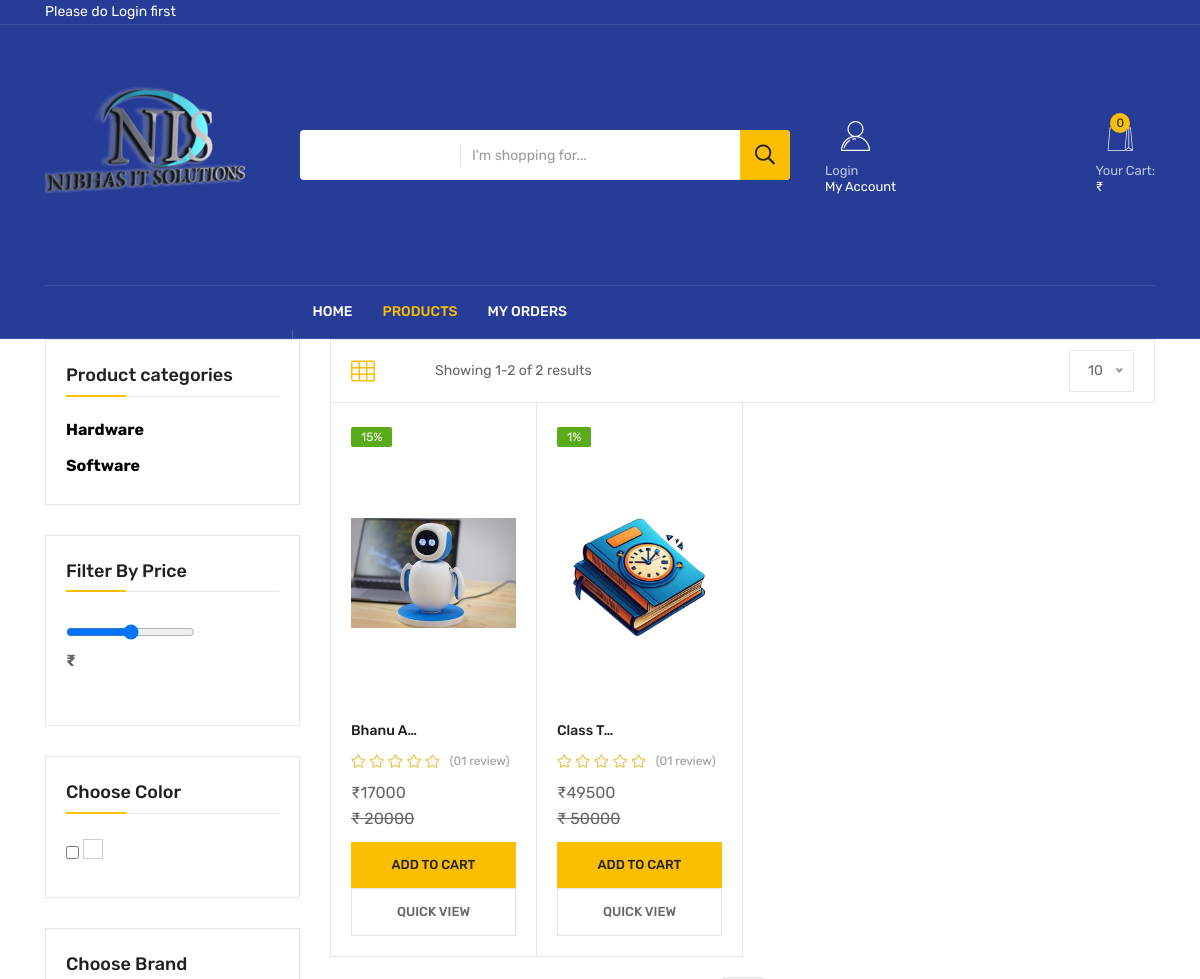
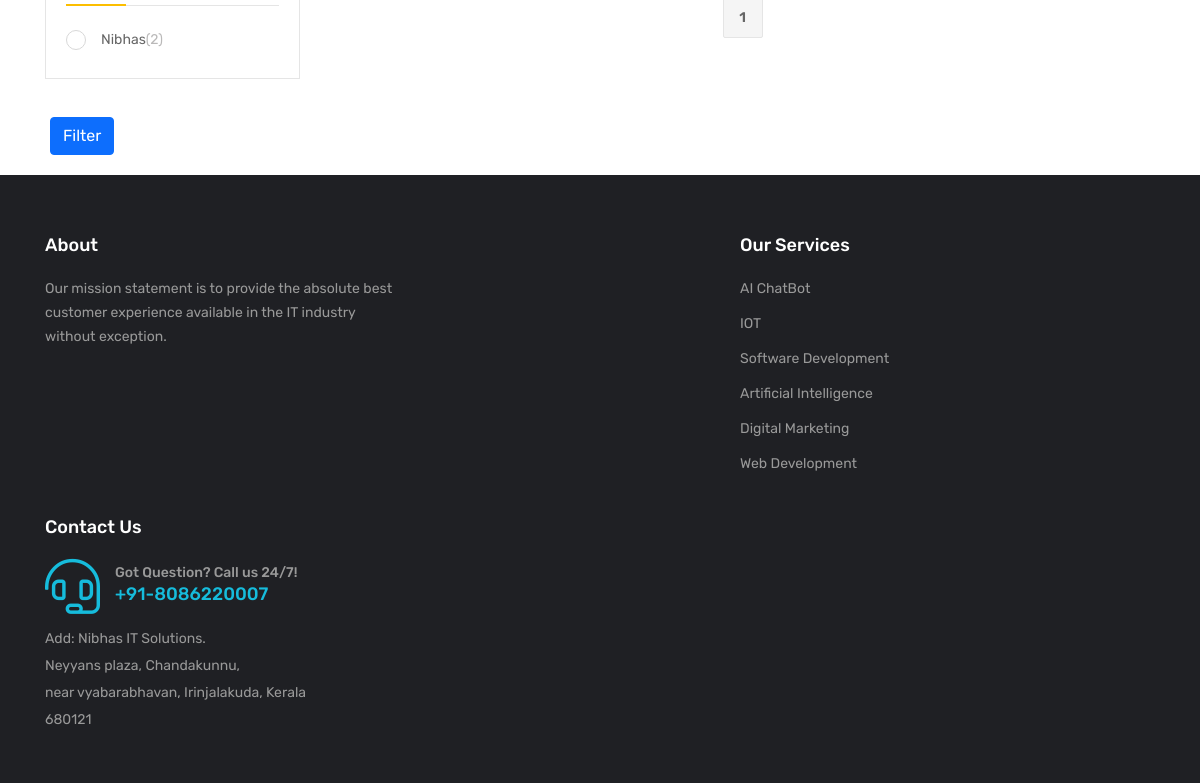
The app's page /search/ with its own data (2 pictures, top to bottom).
### app/models.py (models this page shows, shortened)
class Main_category(m.Model):
    name = m.CharField(max_length=100)

class Colour(m.Model):
    code= m.CharField(max_length=100)

class Brand(m.Model):
    name=m.CharField(max_length=100)

class Product(m.Model):
    total_quantity = m.IntegerField()
    availability = m.IntegerField()
    featured_image = m.ImageField(upload_to='product_images/')
    product_name = m.CharField(max_length=100)
    brand = m.ForeignKey('Brand', on_delete=m.CASCADE, null=True)
    price = m.IntegerField()
    discount = m.IntegerField()
    tax = m.IntegerField(null=True)
    packing_cost = m.IntegerField(null=True)
    product_information = RichTextUploadingField(null=True)
    model_name = m.CharField(max_length=100,null=True, blank=True)
    categories = m.ForeignKey('Sub_category', on_delete=m.CASCADE)
    colour = m.ForeignKey('Colour', on_delete=m.CASCADE, null=True,blank=True)
    tags = m.CharField(max_length=100)
    description = RichTextUploadingField(null=True)
    section = m.ForeignKey('Section', on_delete=m.DO_NOTHING)
    slug = m.SlugField(default='', max_length=500, null=True, blank=True)
    average_rating = m.DecimalField(max_digits=3, decimal_places=1, default=0.0)
    def get_absolute_url(self):
        from django.urls import reverse
        return reverse("product_detail", kwargs={'slug': self.slug})
    class Meta:
        db_table = "app_Product"

### Ecommerce/views.py (the view)
# urls.py: path("search/", views.search_view, name="search"),
def search_view(req):
    query = req.GET.get('query', '')
    main_category = Main_category.objects.all()
    category = Category.objects.all()
    sub_category = Sub_category.objects.all()
    min_price = Product.objects.all().aggregate(Min('price'))
    max_price = Product.objects.all().aggregate(Max('price'))
    ColourID = req.GET.getlist('colourID')
    FilterPrice = req.GET.get('FilterPrice')
    mainCategoryID = req.GET.get('mainCategoryID')
    categoryID = req.GET.get('categoryID')
    subCategoryID = req.GET.get('subCategoryID')
    BrandIDs = req.GET.getlist('brandID')
    products = Product.objects.filter(
        Q(product_name__icontains=query) |
        Q(tags__icontains=query)
    )
    if subCategoryID:
        products = products.filter(categories_id=subCategoryID)
    if FilterPrice:
        products = products.filter(price__lte=int(FilterPrice))
    if ColourID:
        products = products.filter(colour_id__in=ColourID)
    if categoryID and not subCategoryID:
        sub_categories = Sub_category.objects.filter(category_id=categoryID)
        products = products.filter(categories__in=sub_categories)
    if mainCategoryID and not subCategoryID:
        categories = Category.objects.filter(main_category_id=mainCategoryID)
        sub_categories = Sub_category.objects.filter(category__in=categories)
        products = products.filter(categories__in=sub_categories)
    if BrandIDs:
        products = products.filter(brand_id__in=BrandIDs)
    colour = Colour.objects.filter(product__in=products).distinct()
    brand = Brand.objects.filter(product__in=products).distinct()
    items_per_page = int(req.GET.get('items_per_page', 10))
    paginator = Paginator(products, items_per_page)
    page_number = req.GET.get('page')
    page_obj = paginator.get_page(page_number)
    context = {
        'current_page': 'product',
        'main_category': main_category,
        'category': category,
        'product': page_obj,
        'min_price': min_price,
        'max_price': max_price,
        'FilterPrice': FilterPrice,
        'colour': colour,
        'brand': brand,
        'BrandIDs': BrandIDs,
        'ColourID': ColourID,
        'subCategoryID': subCategoryID,
        'page_obj': page_obj,
        'no_products': not products.exists(),
        'query': query,
        'items_per_page': items_per_page,
    }
    return render(req, 'search/search_results.html', context)

### app/models.py (called while the page is built)
    def __str__(self):
        return (
            self.category.main_category.name
            + "--"
            + self.category.name
            + "--"
            + self.name
        )

### app/templatetags/product_tags.py (called while the page is built)
@register.simple_tag
def call_sellprice(price, discount):
    if discount is None or discount is 0:
        return price
    sellprice=price
    sellprice=price -(price*discount/100)
    return math.floor(sellprice)

### templates/search/search_results.html (shortened to what this page needs)
{% extends 'base.html' %}
{% load static %}
{% load product_tags %}
{% block content %}
<div class="shop-area mb-20">
    <div class="container">
        <div class="row">
            <div class="col-xl-3 col-lg-4">
                <div class="product-widget mb-30">
                    <h5 class="pt-title">Product categories</h5>
                    <div class="widget-category-list mt-20">
                        {% for i in main_category %}
                        <div class="single-widget-category" id="accordion-{{ i.id }}">
                            <div class="panel panel-default">
                                <div class="panel-heading">
                                    <a data-toggle="collapse" href="#collapse-{{ i.id }}" aria-expanded="false" aria-controls="collapse-{{ i.id }}">
                                        <span class="badge pull-right"></span>
                                        <strong class="main-category" style="color: black;">{{ i.name }}</strong>
                                    </a>
                                </div>
                            </div>
                        </div>
                        {% endfor %}
                    </div>
                </div>
                <form method="GET" action="{% url 'search' %}">
                    <div class="product-widget mb-30">
                        <h5 class="pt-title">Filter By Price</h5>
                        <div class="price__slider mt-30">
                            <input type="range" class="multi-range success" style="color:red;" value="{{ FilterPrice }}" min="{{ min_price.price__min }}" max="{{ max_price.price__max }}" id="rangeInput" oninput="maxPrice.value=this.value" width="400px;" />
                            <div>
                                <b>₹</b><input type="number" style="border: 0;" id="maxPrice"  name="FilterPrice" onkeyup="rangeInput.value=this.value" value="{{ FilterPrice }}">
                            </div>
                        </div>
                    </div>
                    <div class="product-widget mb-30">
                        <h5 class="pt-title">Choose Color</h5>
                        <div class="product__color mt-20">
                            <ul>
                                {% for i in colour %}
                                <li>
                                    <input type="checkbox" id="colour-{{ i.id }}" name="colourID" value="{{ i.id }}" class="filter-checkbox" {% if i.id|stringformat:"s" in ColourID %}checked{% endif %}>
                                    <label for="colour-{{ i.id }}" style="background-color: {{ i.code }}; display: inline-block; width: 20px; height: 20px; border: 1px solid #ccc;"></label>
                                </li>
                                {% endfor %}
                            </ul>
                        </div>
                    </div>
                    <div class="product-widget mb-30">
                        <h5 class="pt-title">Choose Brand</h5>
                        <div class="widget-category-list mt-20">
                            {% for i in brand %}
                            <div class="single-widget-category">
                                <label for="brand-{{ i.id }}">{{ i.name }}<span>({{ i.product_set.all.count }})</span></label>
                            </div>
                            {% endfor %}
                        </div>
                    </div>
                    <button type="submit" class="btn btn-primary mt-2">Filter</button>
                </form>
            </div>
            <div class="col-xl-9 col-lg-8">
                <div class="product-lists-top">
                    <div class="product__filter-wrap">
                        <div class="row align-items-center">
                            <div class="col-xxl-6 col-xl-6 col-lg-6 col-md-6">
                                <div class="product__filter d-sm-flex align-items-center">
                                    <div class="product__col">
                                        <ul class="nav nav-tabs" id="myTab" role="tablist">
                                            <li class="nav-item" role="presentation">
                                                <button class="nav-link active" id="FourCol-tab" data-bs-toggle="tab" data-bs-target="#FourCol" type="button" role="tab" aria-controls="FourCol" aria-selected="true">
                                                    <i class="fal fa-th"></i>
                                                </button>
                                            </li>
                                        </ul>
                                    </div>
                                    <div class="product__result pl-60">
                                        <p>Showing {{ page_obj.start_index }}-{{ page_obj.end_index }} of {{ page_obj.paginator.count }} results</p>
                                    </div>
                                </div>
                            </div>
                            <div class="col-xxl-6 col-xl-6 col-lg-6 col-md-6">
                                <div class="product__filter-right d-flex align-items-center justify-content-md-end">
                                    <div class="product__sorting product__show-no">
                                    </div>
                                </div>
                            </div>
                        </div>
                    </div>
                </div>
                {% if no_products %}
                <div>
                    <div style="text-align: center;">
                        <img src="{% static 'assets/img/not found.gif' %}" alt="Not Found" style="height: 400px; width:auto;"><br>
                        <img src="{% static 'assets/img/no products.gif' %}" alt="No Products" style="height: 100px; width: auto;">
                    </div>
                </div>
                {% else %}
                <div class="tab-content" id="productGridTabContent">
                    <div class="tab-pane fade show active" id="FourCol" role="tabpanel" aria-labelledby="FourCol-tab">
                        <div class="tp-wrapper">
                            <div class="row g-0" id="filteredProducts">
                                {% for i in page_obj %}
                                <div class="col-xl-3 col-lg-4 col-md-6 col-sm-6">
                                    <div class="product__item product__item-d">
                                        <div class="product__thumb fix">
                                            <div class="product-image w-img">
                                                <a href="{{ i.get_absolute_url }}">
                                                    <img src="{{ i.featured_image.url }}" alt="product" style="height: 300px; object-fit: contain;">
                                                </a>
                                            </div>
                                            <div class="product__offer">
                                                <span class="discount">{{i.discount}}%</span>
                                                </div>
                                        </div>
                                        <div class="product__content-3">
                                            <h6><a href="{{ i.get_absolute_url }}">{{ i.product_name|truncatechars:8 }}</a></h6>
                                            <div class="rating mb-5">
                                                <ul>
                                                    <li><a href="#"><i class="fal fa-star"></i></a></li>
                                                    <li><a href="#"><i class="fal fa-star"></i></a></li>
                                                    <li><a href="#"><i class="fal fa-star"></i></a></li>
                                                    <li><a href="#"><i class="fal fa-star"></i></a></li>
                                                    <li><a href="#"><i class="fal fa-star"></i></a></li>
                                                </ul>
                                                <span>(01 review)</span>
                                            </div>
                                            <div class="price mb-10">
                                                <span>₹{% call_sellprice i.price i.discount %}</span><br>
                                                <del>₹ {{ i.price }}</del>
                                            </div>
                                        </div>
                                        <div class="product__add-cart-s text-center">
                                            <a href="{% url 'cart_add' i.id %}" class="cart-btn product-modal-sidebar-open-btn d-flex align-items-center justify-content-center w-100">
                                                Add to Cart
                                                </a>
                                            <button type="button" class="wc-checkout d-flex align-items-center justify-content-center w-100" data-bs-toggle="modal" data-bs-target="#productModalId-{{ forloop.counter }}">
                                                Quick View
                                            </button>
                                        </div>
                                    </div>
                                </div>
                                {% endfor %}
                            </div>
                        </div>
                    </div>
                </div>
                {% endif %}
                <div class="basic-pagination pt-20">
                    <div class="container">
                        <div class="row">
                            <div class="col-xl-12">
                                <div class="basic-pagination-inner text-center">
                                    <div class="basic-pagination">
                                        <nav>
                                            <ul>
                                                {% for i in page_obj.paginator.page_range %}
                                                {% if page_obj.number == i %}
                                                <li class="active"><a href="#">{{ i }}</a></li>
                                                {% endif %}
                                                {% endfor %}
                                            </ul>
                                        </nav>
                                    </div>
                                </div>
                            </div>
                        </div>
                    </div>
                </div>
            </div>
        </div>
    </div>
</div>
{% endblock %}

### static/assets/css/default.css (style rules this page uses)
.mt-20 { margin-top:20px }
.mt-30 { margin-top:30px }
.mb-5 { margin-bottom:5px !important }
.mb-10 { margin-bottom:10px }
.mb-20 { margin-bottom:20px }
.mb-30 { margin-bottom:30px }
.pt-20 { padding-top:20px }
.pl-60 { padding-left:60px }

### records on screen
Main_category: name "Hardware"
Main_category: name "Software"
Brand: name "Nibhas", product_set.all.count "2"
Product: featured_image (picture), discount "15", product_name "Bhanu A…", price+discount "17000", price "20000"
Product: featured_image (picture), discount "1", product_name "Class T…", price+discount "49500", price "50000"

### other values on screen
{{ request.session.cart|length }} "0"
{{ page_obj.start_index }} "1"
{{ page_obj.end_index }} "2"
{{ page_obj.paginator.count }} "2"
{{ i }} "1"
